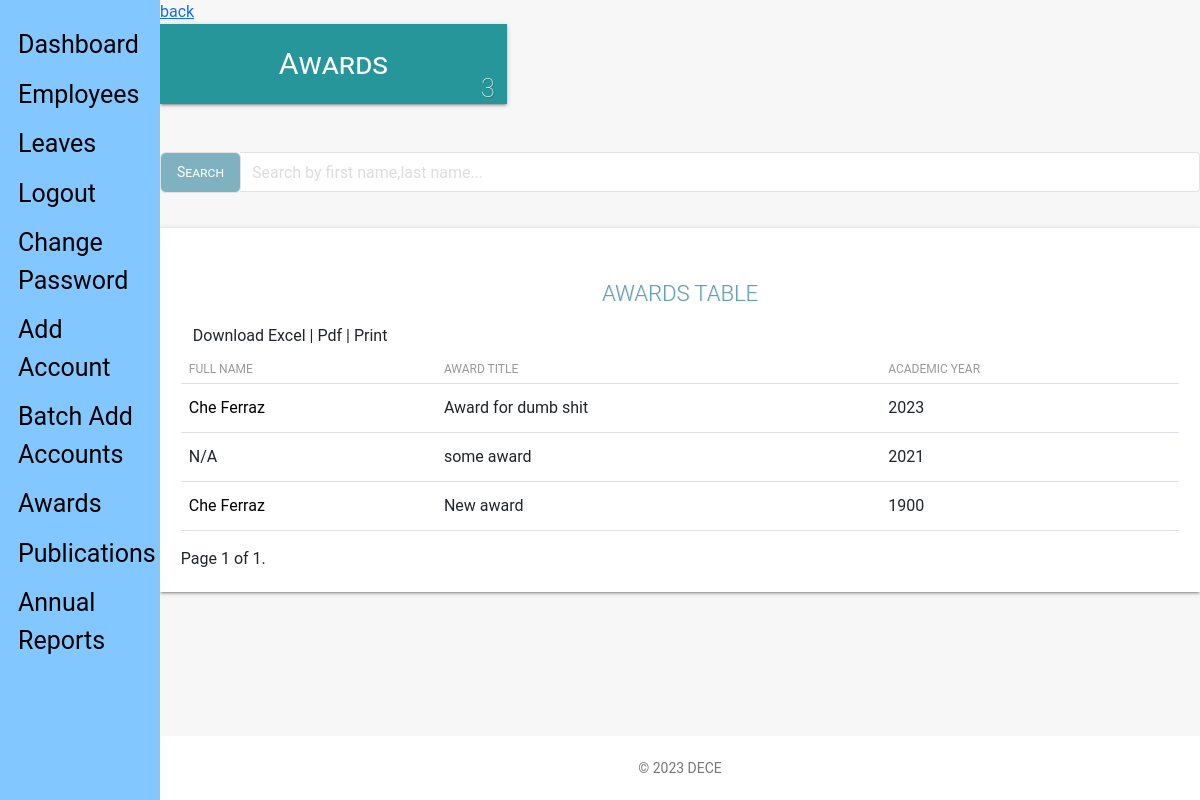
The app's page /admin_view/awards/ (signed in), older data.
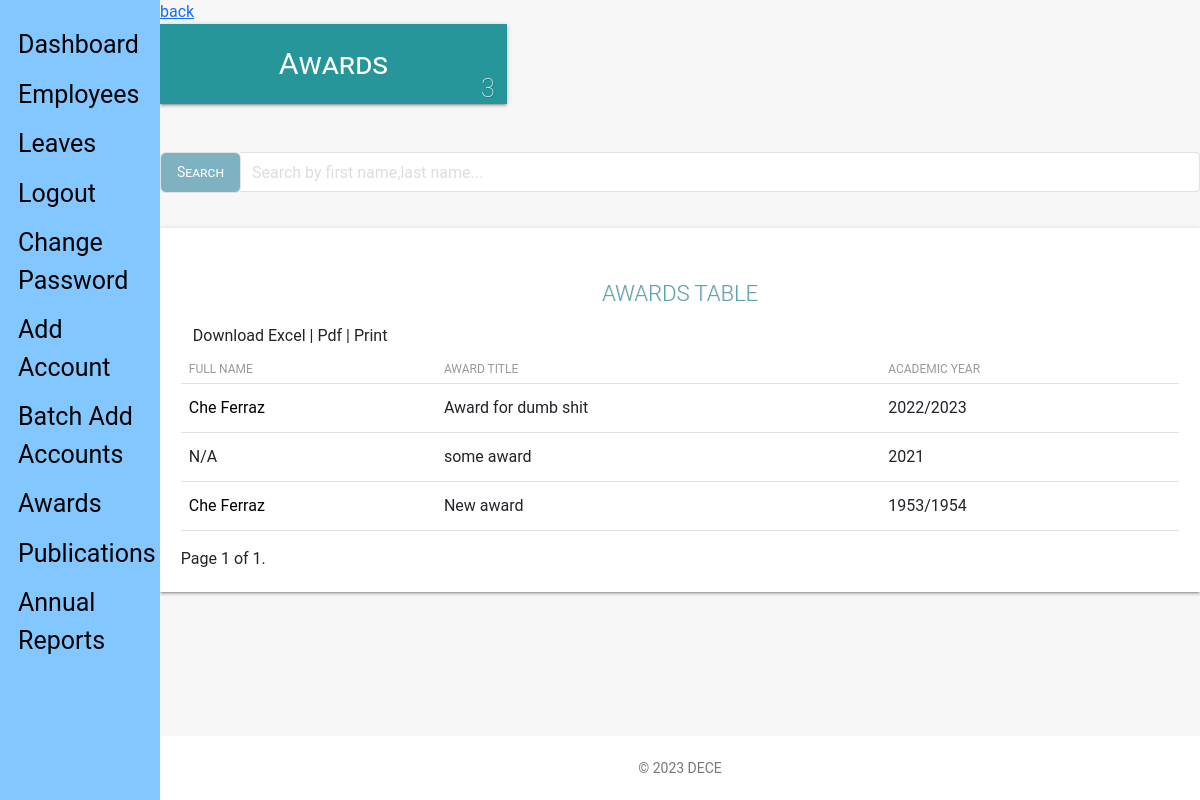
The same page, newer data.
### staff_app/models.py (models this page shows, shortened)
class Awards(models.Model):
    user = models.ForeignKey(CustomUser, on_delete=models.CASCADE, default=1)
    title = models.CharField(max_length=100, verbose_name=_(
        'Title'), null=True, blank=False)  # A field that stores the title of the award
    year = models.CharField(verbose_name=_(
        'Academic Year'), null=True, blank=False, max_length=9)
    updated = models.DateTimeField(auto_now=True, auto_now_add=False)
    created = models.DateTimeField(auto_now=False, auto_now_add=True)
    class Meta:
        verbose_name = _('Award')
        verbose_name_plural = _('Awards')
        ordering = ['-created']  # The default ordering for the model

### hris_app/models.py (models this page shows)
class CustomUser (AbstractUser):
    ADMINISTRATOR = '1'
    STAFF = '2'
    EMAIL_TO_USER_TYPE_MAP = {
        'administrator': ADMINISTRATOR,
        'staff': STAFF
    }
    user_type_data = ((ADMINISTRATOR, "Administrator"), (STAFF, "Staff"))
    user_type = models.CharField(
        default=1,
        choices=user_type_data,
        max_length=20
    )

### admin_app/views.py (the view)
# urls.py: path('awards/', views.awards, name="awards"),
def awards(request):
    if not (request.user.is_authenticated and request.user.is_superuser):
        return redirect('hris:home')
    awards = Awards.objects.prefetch_related('user').all().order_by('-year')
    dataset = dict()
    query = request.GET.get('search')
    if query:
        query = re.sub(r"\s+", ".", query, flags=re.UNICODE)
        awards = awards.filter(
            Q(user__username__icontains=query)
        )
    paginator = Paginator(awards, 10)
    page = request.GET.get('page')
    awards_paginated = paginator.get_page(page)
    dataset['awards_list'] = awards_paginated
    dataset['all_awards'] = Awards.objects.all()
    dataset['title'] = 'Awards list view'
    return render(request, "admin/awards.html", dataset)

### templates/admin/awards.html (shortened to what this page needs)
{% extends 'base.html' %}
{% load static %}
{% block content %}
    <link type="text/CSS" href="{% static 'css/light-bootstrap-dashboard.css' %}" rel="stylesheet"/>
    <section class="row">
        <section class="col col-lg-12">
            <a href="{{request.META.HTTP_REFERER|escape}}" style="color:#0d6efd;">back</a>
        </section>
    </section>
    {% if not all_awards %}
        <p>No Awards</p>
    {% else %}
    <section class="row margin-bottom">
        <div class="container-fluid">
        <section class="col-lg-4 col-md-4 col-sm-12">
            <div class="employee-box sec-box">
                <a href="">
                <span>Awards</span>
                </a>
                <span class="count-object">{{ all_awards.count }}</span>
            </div>
        </section>
    </section>
    <div class="row" style="margin-bottom: 2.2rem;margin-top: 3rem;">
        <div class="">
        <div class="col-lg-12">
            <form action="." method="GET">
                <div class="input-group">
                    <span class="input-group-btn">
                        <button class="btn btn-default" id = "stylebutton" type="submit">Search</button>
                    </span>
                    <input type="search" value="{{request.GET.search}}" name="search" class="form-control" placeholder="Search by first name,last name...">
                </div>
            </form>
        </div>
        </div>
    </div>
    <div class="table-responsive table-shadow">
        <div class="text-center table-description">
            <h4 class="title-h3" style="color: #60a0b3 !important;
            text-shadow: 1px 0px rgba(0,0,0,0.11)"> AWARDS TABLE</h4>
        </div>
        <div class="container-fluid">
            <div class="row">
                 <div class="download-print-action">
                      Download Excel | Pdf | Print
                </div>
            </div>
        </div>
        <table class="table">
            <thead>
                <tr>
                  <th scope="col">Full Name</th>
                  <th scope="col">Award Title</th>
                  <th scope="col">Academic Year</th>
                </tr>
            </thead>
            <tbody>
                {% if not awards_list %}
                    <tr>
                    <td>No awards associated with that employee found.</td>
                    </tr>
                {% else %}
                    {% for award in awards_list %}
                    <tr>
                        {% if award.user.first_name or award.user.last_name %}
                            <td><a id="name" href="{% url 'admin_app:info' award.user_id %}">{{ award.user.first_name}} {{award.user.last_name}}</a></td>
                        {% else %}
                            <td>N/A</td>
                        {% endif %}
                    <td>{{award.title}}</td>
                    <td>{{award.year}}</td>
                    </tr>
                    {% endfor %}
                {% endif %}
            </tbody>
        </table>
              <div class="pagination">
                <span class="step-links">
                    <span class="current">
                        Page {{ awards_list.number }} of {{ awards_list.paginator.num_pages }}.
                    </span>
                </span>
            </div>
    </div>
    {% endif %}
{% endblock content %}

### templates/base.html (shortened to what this page needs)
{% load static %}
{% load humanize %}
<!DOCTYPE html>
<html lang="en">
<head>
    <link rel="stylesheet" type="text/CSS" href="{% static "css/bootstrap.min.css" %}">
</head>
<body>
    <div class="sidenav">
        {% if user.is_superuser%}
            <a href="{% url 'admin_app:admin-home' %}">Dashboard</a>
            <a href="{% url 'admin_app:employees' %} ">Employees</a>
            <a href="{% url 'admin_app:leaves' %}">Leaves</a>
            <a href="{% url 'hris:logout' %}">Logout</a>
            <a href="{% url 'hris:password_change' %}">Change Password</a>
            <a href="{% url 'hris:add-account-view' %}">Add Account</a>
            <a href="{% url 'hris:batch-add' %}">Batch Add Accounts</a>
            <a href="{% url 'admin_app:awards' %}">Awards</a>
            <a href="{% url 'admin_app:publications' %}">Publications</a>
            <a href="{% url 'admin_app:annualreports' %}">Annual Reports</a>
        {% endif %}
    </div>
    <div class="main">
        {% block content %}
        {% endblock %}
            <footer class="footer">
                <div class="container-fluid">
                    <p class="copyright pull-right">
                        &copy; <script>document.write(new Date().getFullYear())</script> DECE
                    </p>
                </div>
            </footer>
        </div>
</body>
</html>

Row changes from the older to the newer data that the page shows:
changed Awards "Award for dumb shit": year "2023" → "2022/2023"
changed Awards "New award": year "1900" → "1953/1954"
